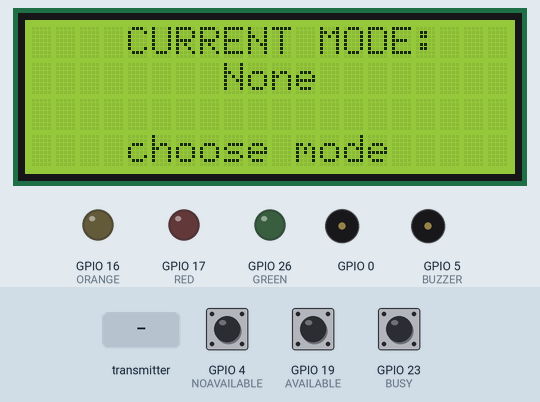
A sketch run on a simulated ESP32. On the bench: 20×4 character LCD, output pins drawn as LEDs (lit = HIGH), buzzer (waves = sounding, pin HIGH). The inputs (shaded band) are chosen by the test bench; at power-on: GPIO 4 (NOAVAILABLE) HIGH, GPIO 19 (AVAILABLE) HIGH, GPIO 23 (BUSY) HIGH. What the sketch prints to the serial monitor is not drawn.

Above: at 5.3 s.
5.4 s: GPIO 4 (NOAVAILABLE) pulled LOW for 1 s
At 7.6 s:
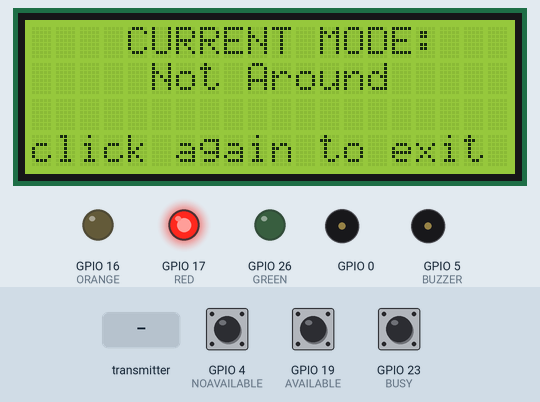
7.9 s: GPIO 19 (AVAILABLE) pulled LOW for 0.15 s
At 8.4 s:
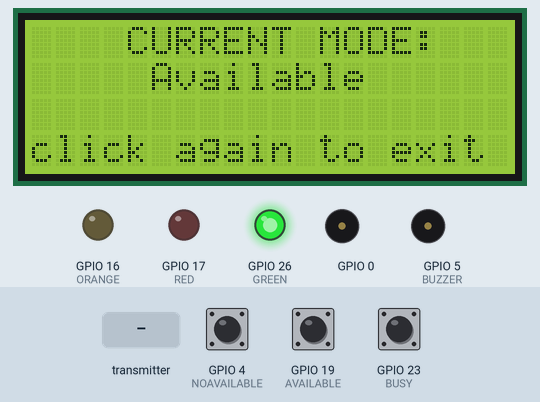
9.5 s: GPIO 23 (BUSY) pulled LOW for 0.15 s
At 10.6 s:
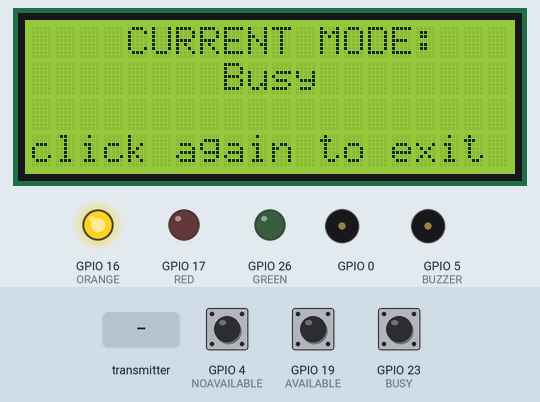
11.1 s: GPIO 4 (NOAVAILABLE) pulled LOW for 0.15 s
At 12.0 s:
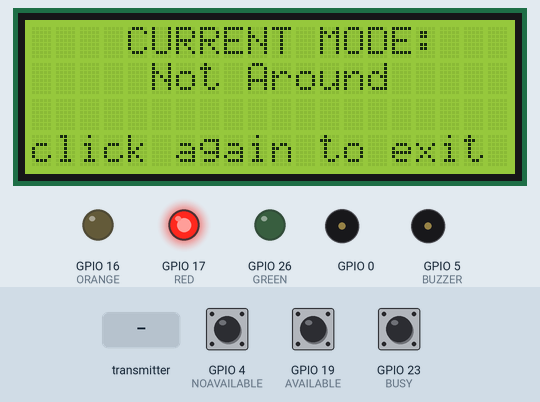
12.7 s: the transmitter starts sending section = 0
At 13.5 s:
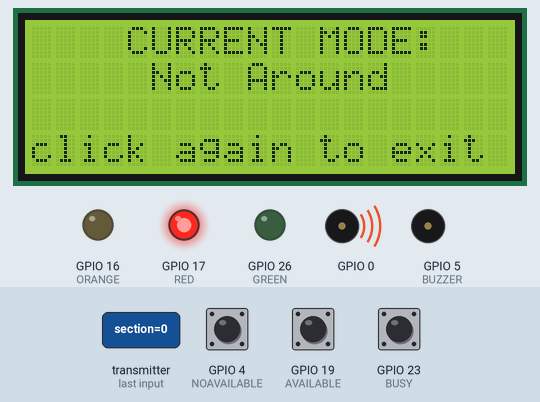
15.7 s: the transmitter starts sending type = 1
Timing chart, 0 to 82.0 s (numbered marks = the images above; inputs shaded):
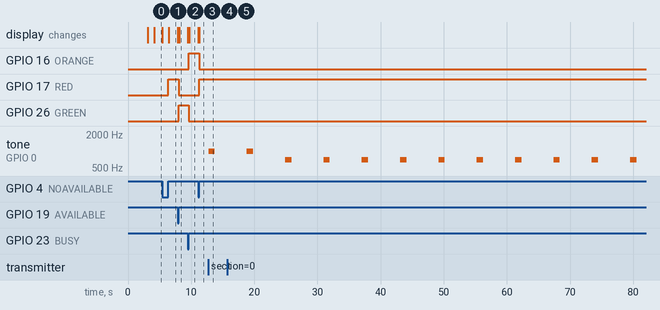

The sketch:

indoor-unit.ino
```cpp
#include <LiquidCrystal_I2C.h>
#include <esp_now.h>
#include <WiFi.h>


#define AVAILABLE 19
#define BUSY 23
#define NOAVAILABLE 4


#define BUZZER 5

#define RED 17
#define ORANGE 16
#define GREEN 26


int displayIndex = 0;
int reqtype = 0;
String section;


int modeIndex = 0;  // 0 = available, 1 = busy, 2 = not available
const int modeSize = 4;
const char *modeItems[] = { "None", "Available", "Busy", "Not Around" };

int timeIndex = 0;  // 0 = available, 1 = busy, 2 = not available
const int timeSize = 4;
const char *timeItems[] = { "20 minutes", "40 minutes", "60 minutes", "80 minutes" };


LiquidCrystal_I2C lcd(0x27, 20, 4);

unsigned long previousMillis = 0;  // the last time the delay was updated
unsigned long interval = 5000;     // the interval (in milliseconds) between delays
unsigned long currentMillis;

// SENDING DATA ----------------------------------------------------------
// REPLACE WITH YOUR RECEIVER MAC Address
uint8_t broadcastAddress[] = { 0x3C, 0x61, 0x05, 0x1F, 0x6B, 0x78 };

typedef struct struct_message {
  char section[50];
  int type;
  int response;
} struct_message;

struct_message myData;

esp_now_peer_info_t peerInfo;


void setup() {
  // Init Serial Monitor
  Serial.begin(115200);

  // mode buttons
  pinMode(AVAILABLE, INPUT_PULLUP);
  pinMode(BUSY, INPUT_PULLUP);
  pinMode(NOAVAILABLE, INPUT_PULLUP);
  //mode led
  pinMode(RED, OUTPUT);
  pinMode(ORANGE, OUTPUT);
  pinMode(GREEN, OUTPUT);

  pinMode(BUZZER, OUTPUT);

  // Set device as a Wi-Fi Station
  WiFi.mode(WIFI_STA);

  lcd.init();
  lcd.backlight();

  // WiFi.mode(WIFI_MODE_STA);
  Serial.print("[?] Device Mac Address: ");
  Serial.println(WiFi.macAddress());

  lcd.setCursor(1, 1);
  lcd.print("Device Mac Address");
  lcd.setCursor(1, 2);
  lcd.print(WiFi.macAddress());

  delay(3000);

  // Init ESP-NOW
  if (esp_now_init() != ESP_OK) {
    Serial.println("[!] Error initializing ESP-NOW");
    lcd.clear();
    lcd.setCursor(0, 0);
    lcd.print("[!] Error init ESP-NOW");
    return;
  }

  // Once ESPNow is successfully Init, we will register for Send CB to
  // get the status of Trasnmitted packet
  esp_now_register_send_cb(OnDataSent);

  // Register peer
  memcpy(peerInfo.peer_addr, broadcastAddress, 6);
  peerInfo.channel = 0;
  peerInfo.encrypt = false;

  // Add peer
  if (esp_now_add_peer(&peerInfo) != ESP_OK) {
    Serial.println("[!] Failed to add peer");
    lcd.clear();
    lcd.setCursor(0, 0);
    lcd.print("Failed to add peer");
    return;
  }

  // Once ESPNow is successfully Init, we will register for recv CB to
  // get recv packer info
  esp_now_register_recv_cb(OnDataRecv);

  lcd.clear();
  lcd.setCursor(6, 1);
  lcd.print("Device Ready");
  delay(1000);
  lcd.clear();
}

void loop() {
  display();
  proccessInputs();

  if (modeIndex == 1) {
    digitalWrite(GREEN, HIGH);
    digitalWrite(ORANGE, LOW);
    digitalWrite(RED, LOW);

  } else if (modeIndex == 2) {
    digitalWrite(GREEN, LOW);
    digitalWrite(ORANGE, HIGH);
    digitalWrite(RED, LOW);

  } else if (modeIndex == 3) {
    digitalWrite(GREEN, LOW);
    digitalWrite(ORANGE, LOW);
    digitalWrite(RED, HIGH);

  } else {
    digitalWrite(GREEN, LOW);
    digitalWrite(ORANGE, LOW);
    digitalWrite(RED, LOW);
  }
}

// callback when data is sent
void OnDataSent(const uint8_t *mac_addr, esp_now_send_status_t status) {
  Serial.println(status == ESP_NOW_SEND_SUCCESS ? "[?] Delivery Success" : "[!] Delivery Fail");
}

// callback function that will be executed when data is received
void OnDataRecv(const uint8_t *mac, const uint8_t *incomingData, int len) {

  memcpy(&myData, incomingData, sizeof(myData));

  lcd.clear();
  displayIndex = 1;

  if (modeIndex == 0) {
    lcd.clear();
    display();
  } else {
    sendDataREsponse(modeIndex);
  }

  section = myData.section;
  reqtype = myData.type;

  display();

  Serial.println("[?] Current mode : " + (String)modeItems[modeIndex]);

  Serial.println("[->] Section : " + (String)section);


  switch (reqtype) {
    case 0:
      Serial.println("[-->] type : " + (String)reqtype + " = STUDENT");

      tone(BUZZER, 1000);
      delay(1000);
      noTone(BUZZER);
      break;
    case 1:
      Serial.println("[-->] type : " + (String)reqtype + " = PARENT");
      tone(BUZZER, 700);
      delay(1000);
      noTone(BUZZER);
      break;
    case 2:
      Serial.println("[-->] type : " + (String)reqtype + " = VISITOR");
      tone(BUZZER, 500);
      delay(1000);
      noTone(BUZZER);
      break;
    default:
      break;
  }
  if (modeIndex != 0) {
    delay(5000);
    lcd.clear();
    displayIndex = 0;
    display();
  }
}


void sendDataREsponse(int modee) {
  myData.response = modee;
  // Serial.println("Response mode: " + (String)modeIndex + " = " + (String)modeItems[modeIndex]);
  esp_err_t result = esp_now_send(broadcastAddress, (uint8_t *)&myData, sizeof(myData));
}


void display() {

  if (displayIndex == 0) {
    // lcd.clear();
    lcd.setCursor(4, 0);
    lcd.print("CURRENT MODE:");
    lcd.setCursor((20 - (((String)modeItems[modeIndex]).length())) / 2, 1);
    lcd.print(modeItems[modeIndex]);

    if (modeIndex != 0) {
      lcd.setCursor(0, 3);
      lcd.print("click again to exit");
    } else {
      lcd.setCursor(4, 3);
      lcd.print("choose mode");
    }
  } else if (displayIndex == 1) {
    switch (reqtype) {
      case 0:
        lcd.setCursor(3, 0);
        lcd.print("STUDENT WAITING");
        lcd.setCursor(3, 2);
        lcd.print("From: " + (String)section);
        break;
      case 1:
        lcd.setCursor(2, 0);
        lcd.print("PARENT WAITING");
        lcd.setCursor(3, 2);
        lcd.print("From: " + (String)section);
        break;
      case 2:
        lcd.setCursor(3, 3);
        lcd.print("VISITOR WAITING");
        break;
      default:
        break;
    }
    if (modeIndex == 0) {
      lcd.setCursor(3, 3);
      lcd.print("Select Response");
    }
  }
}


void proccessInputs() {
  while (digitalRead(AVAILABLE) == HIGH && digitalRead(BUSY) == HIGH && digitalRead(NOAVAILABLE) == HIGH)
    ;
  lcd.clear();

  if (digitalRead(AVAILABLE) == LOW) {

    if (displayIndex == 0) {

      if (modeIndex != 1) {
        modeIndex = 1;
      } else {
        modeIndex = 0;
      }

    } else if (displayIndex == 1) {
      if (modeIndex == 0) {
        modeIndex = 1;
        displayIndex = 0;
        sendDataREsponse(1);
      }
    }
  } else if (digitalRead(BUSY) == LOW) {

    if (displayIndex == 0) {

      if (modeIndex != 2) {
        modeIndex = 2;
      } else {
        modeIndex = 0;
      }

    } else if (displayIndex == 1) {
      if (modeIndex == 0) {
        modeIndex = 2;
        displayIndex = 0;
        sendDataREsponse(2);
      }
    }
  } else if (digitalRead(NOAVAILABLE) == LOW) {

    if (displayIndex == 0) {
      if (modeIndex != 3) {
        modeIndex = 3;
      } else {
        modeIndex = 0;
      }

    } else if (displayIndex == 1) {
      if (modeIndex == 0) {
        modeIndex = 3;
        displayIndex = 0;
        sendDataREsponse(3);
      }
    }
  }

  // Serial.println("displayIndex: " + (String)displayIndex);
  // Serial.println("modeIndex: " + (String)modeIndex);

  // Serial.println("Selected: " + (String)modeItems[modeIndex]);
  while (digitalRead(AVAILABLE) == LOW || digitalRead(BUSY) == LOW || digitalRead(NOAVAILABLE) == LOW)
    ;
}
```

Measured:
- after the input at 5.4 s, GPIO 17 (RED): LOW → HIGH after 1.0 s; the display: first changes at once (image 1 shows a later state)
- after the input at 7.9 s, GPIO 17 (RED): HIGH → LOW after 0.15 s; GPIO 26 (GREEN): LOW → HIGH after 0.15 s; the display: first changes at once (image 2 shows a later state)
- after the input at 9.5 s, GPIO 16 (ORANGE): LOW → HIGH after 0.15 s; GPIO 26 (GREEN): HIGH → LOW after 0.15 s; the display: first changes at once (image 3 shows a later state)
- after the input at 11.1 s, GPIO 16 (ORANGE): HIGH → LOW after 0.15 s; GPIO 17 (RED): LOW → HIGH after 0.15 s; the display: first changes at once (image 4 shows a later state)
- after the input at 12.7 s, tone on GPIO 0: silent → 1000 Hz after 0.07 s, → silent 1.0 s later
